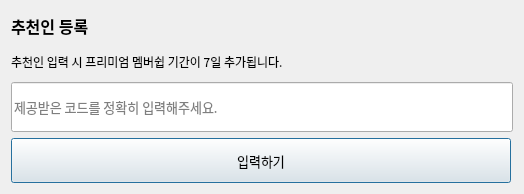
<?xml version="1.0" encoding="UTF-8"?>
<ui version="4.0">
 <class>Dialog</class>
 <widget class="QDialog" name="Dialog">
  <property name="geometry">
   <rect>
    <x>0</x>
    <y>0</y>
    <width>524</width>
    <height>194</height>
   </rect>
  </property>
  <property name="sizePolicy">
   <sizepolicy hsizetype="Preferred" vsizetype="Preferred">
    <horstretch>0</horstretch>
    <verstretch>0</verstretch>
   </sizepolicy>
  </property>
  <property name="minimumSize">
   <size>
    <width>524</width>
    <height>194</height>
   </size>
  </property>
  <property name="maximumSize">
   <size>
    <width>524</width>
    <height>194</height>
   </size>
  </property>
  <property name="font">
   <font>
    <family>KoPubWorld돋움체 Medium</family>
    <pointsize>10</pointsize>
   </font>
  </property>
  <property name="windowTitle">
   <string>Dialog</string>
  </property>
  <layout class="QGridLayout" name="gridLayout">
   <item row="0" column="0">
    <layout class="QVBoxLayout" name="verticalLayout">
     <item>
      <widget class="QLabel" name="label">
       <property name="font">
        <font>
         <family>KoPubWorld돋움체 Bold</family>
         <pointsize>12</pointsize>
         <weight>75</weight>
         <bold>true</bold>
        </font>
       </property>
       <property name="text">
        <string>추천인 등록</string>
       </property>
      </widget>
     </item>
     <item>
      <widget class="QLabel" name="label_2">
       <property name="font">
        <font>
         <family>KoPubWorld돋움체 Light</family>
         <pointsize>9</pointsize>
        </font>
       </property>
       <property name="text">
        <string>추천인 입력 시 프리미엄 멤버쉽 기간이 7일 추가됩니다.</string>
       </property>
      </widget>
     </item>
     <item>
      <widget class="QLineEdit" name="lineEdit">
       <property name="minimumSize">
        <size>
         <width>500</width>
         <height>50</height>
        </size>
       </property>
       <property name="inputMask">
        <string/>
       </property>
       <property name="text">
        <string/>
       </property>
       <property name="frame">
        <bool>true</bool>
       </property>
       <property name="placeholderText">
        <string>제공받은 코드를 정확히 입력해주세요.</string>
       </property>
       <property name="clearButtonEnabled">
        <bool>true</bool>
       </property>
      </widget>
     </item>
     <item>
      <widget class="QPushButton" name="pushButton">
       <property name="minimumSize">
        <size>
         <width>500</width>
         <height>45</height>
        </size>
       </property>
       <property name="maximumSize">
        <size>
         <width>500</width>
         <height>16777215</height>
        </size>
       </property>
       <property name="text">
        <string>입력하기</string>
       </property>
      </widget>
     </item>
    </layout>
   </item>
  </layout>
 </widget>
 <resources/>
 <connections>
  <connection>
   <sender>pushButton</sender>
   <signal>clicked()</signal>
   <receiver>Dialog</receiver>
   <slot>complete_interface()</slot>
   <hints>
    <hint type="sourcelabel">
     <x>405</x>
     <y>181</y>
    </hint>
    <hint type="destinationlabel">
     <x>523</x>
     <y>193</y>
    </hint>
   </hints>
  </connection>
 </connections>
 <slots>
  <slot>complete_interface()</slot>
 </slots>
</ui>
